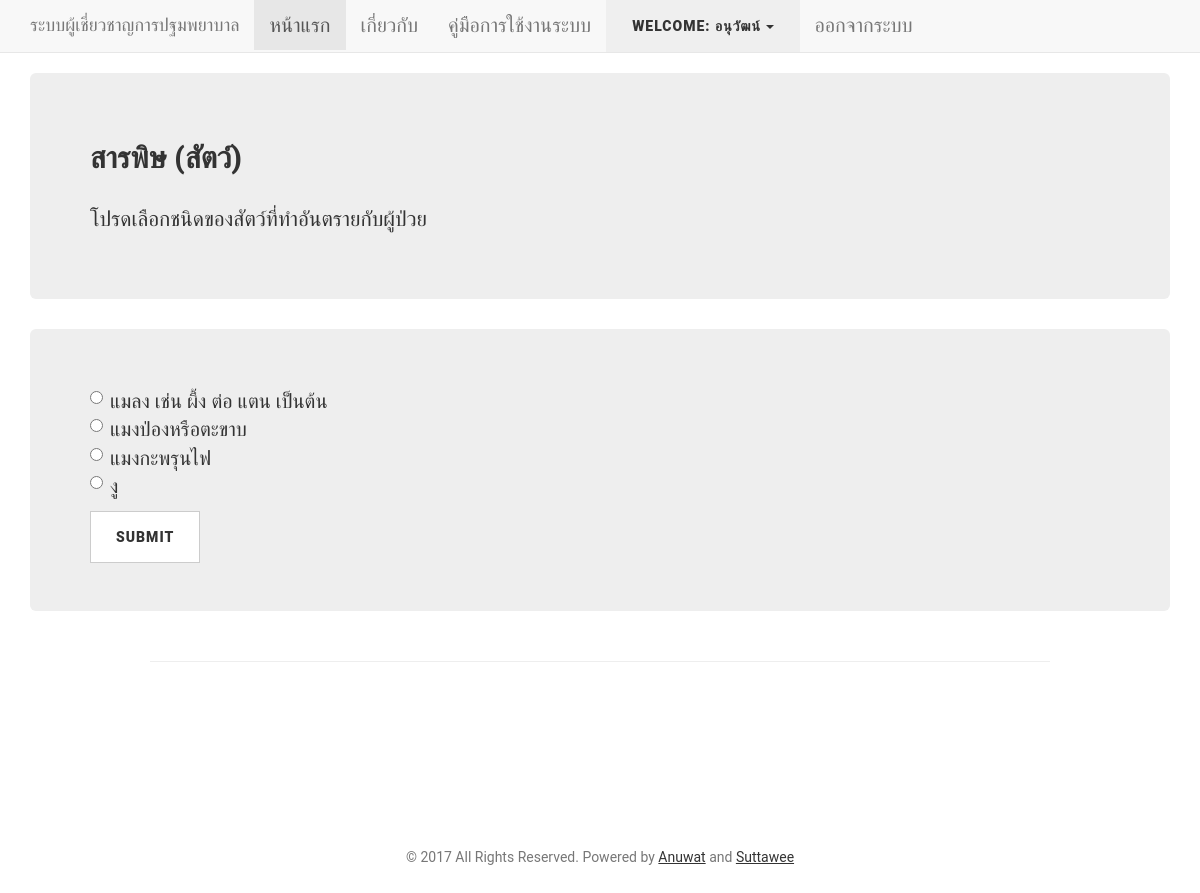
/sym_toxin_animal.php (signed in), run on the app's committed database.
### tables this page shows
CREATE TABLE `sym_cases_level1` (
  `case_id` int(11) NOT NULL,
  `sym_level_flag` varchar(40) NOT NULL,
  `case_name` text NOT NULL,
  `case_info` text NOT NULL,
  `result_id` int(11) DEFAULT NULL,
  `case_sym_flag` varchar(40) NOT NULL,
  `sym_id` int(11) NOT NULL
);

### sym_toxin_animal.php (the view, shortened to what this page needs)
<?php
    if(@$_SESSION['username'] == NULL){
        echo "<!DOCTYPE html>";
            echo "<html>";
            echo "<link rel=\"stylesheet\" href=\"css/bootstrap.min.css\">";
            echo "<body style=\"background-color:black\">";
            echo "<center>";
            echo "<div class=\"jumbotron\" style=\"background-color:black\">";
            echo "<a href=\"user_login.php\">";
            echo "<h1 class=\"btn btn-danger\" style=\"color:white\">#ERROR #GO TO LOGIN NOW</h1>";
            echo "</a>";
            echo "</div>";
            echo "</center>";
            echo "</body>";
            echo "</html>";
    }else{
?>
<?php
require 'connect_db.php';
?>
<!DOCTYPE html>
<html lang="en">
  <head>
    <link href="vendor/bootstrap/css/bootstrap.min.css" rel="stylesheet">
    <link href="css/clean-blog.min.css" rel="stylesheet">
  </head>
  <body>
    <nav class="navbar navbar-default navbar-static-top">
      <div class="container">
        <div class="navbar-header">
          <a class="navbar-brand" href="index.php"">ระบบผู้เชี่ยวชาญการปฐมพยาบาล</a>
        </div>
        <div id="navbar" class="navbar-collapse collapse">
          <ul class="nav navbar-nav">
            <li class="active"><a href="index.php">หน้าแรก</a></li>
            <li><a href="about.php">เกี่ยวกับ</a></li>
            <li><a href="docs/manual.pdf">คู่มือการใช้งานระบบ</a></li>
						<li><div class="dropdown">
  <button class="btn" type="button" data-toggle="dropdown"><?php echo "Welcome: ".$_SESSION['username']; ?>
  <span class="caret"></span></button>
</div></li>
            <li><a href="user_logout.php">ออกจากระบบ</a></li>
          </ul>
        </div>
      </div>
    </nav>
    <div class="container">
      <div class="jumbotron">
        <h2>สารพิษ (สัตว์)</h2>
         <p>
            โปรดเลือกชนิดของสัตว์ที่ทำอันตรายกับผู้ป่วย
        </p>
      </div>
</div>
      <div class="container">
        <?php
          $sql = "SELECT case_name,case_info FROM sym_cases_level1 where sym_id=3";
          $result = $connect_db->query($sql);
          if ($result->num_rows > 0) {
            ?>
      <div class="jumbotron">
        <form action="sym_toxin_animal_result.php" method="GET">
        <div class="radio">
        <?php
          while($row = $result->fetch_assoc()) {
            echo '<label><input type="radio" name="case_name" value="'.$row["case_name"].'" required>' . $row["case_info"].'</label>' .'<br>';
          }
          } else {
            echo "0 results";
          }
        ?>
        </div>
    <button type="submit" class="btn btn-default">Submit</button>
  </form>
      </div>
    </div>
    <hr width="75%">
     <br /><br /><br /><footer>
       <p class="copyright text-muted">&copy; 2017 All Rights Reserved. Powered by <a href="https://www.facebook.com/un4ckn0wl3z" target="_blank">Anuwat</a> and <a href="https://www.facebook.com/suttawee555?fref=ts" target="_blank">Suttawee</a></p><br /><br /><br /><br />
    </footer>
  </body>
</html>
<?php
}
?>

### data on the page
sym_cases_level1: case_info "แมลง เช่น ผึ้ง ต่อ แตน เป็นต้น"
sym_cases_level1: case_info "แมงป่องหรือตะขาบ"
sym_cases_level1: case_info "แมงกะพรุนไฟ"
sym_cases_level1: case_info "งู"

### other printed values
$_SESSION['username'] "อนุวัฒน์"
